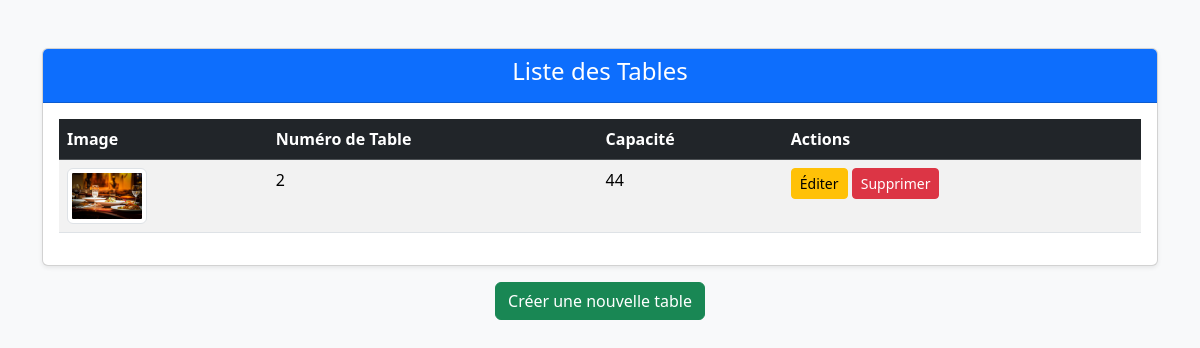
Page /liste_table/ on the committed database.
### myapp/models.py (models this page shows, shortened)
class Table(models.Model):
    numero = models.CharField(max_length=10 , unique=True)
    capacite = models.IntegerField()
    image = models.ImageField(upload_to='menu_images/', null=True, blank=True)

### myapp/views.py (the view)
# urls.py: path('liste_table/', views.list_table, name="liste_table"),
def list_table(request):
    tables = Table.objects.all()
    return render(request, 'list_table.html', {'tables': tables})

### myapp/templates/list_table.html (shortened to what this page needs)
<!DOCTYPE html>
<html lang="fr">
<head>
    <link href="https://cdn.jsdelivr.net/npm/bootstrap@5.3.2/dist/css/bootstrap.min.css" rel="stylesheet">
</head>
<body class="bg-light">
    <div class="container mt-5">
        <div class="card shadow-sm">
            <div class="card-header bg-primary text-white text-center">
                <h1 class="h4">Liste des Tables</h1>
            </div>
            <div class="card-body">
                <table class="table table-striped table-hover">
                    <thead class="table-dark">
                        <tr>
                            <th>Image</th>
                            <th>Numéro de Table</th>
                            <th>Capacité</th>
                            <th>Actions</th>
                        </tr>
                    </thead>
                    <tbody>
                        {% for table in tables %}
                        <tr>
                            <td>
                                {% if table.image %}
                                    <img src="{{ table.image.url }}" alt="Image de la table" class="img-thumbnail" width="80">
                                {% else %}
                                    <span class="text-muted">Aucune image</span>
                                {% endif %}
                            </td>
                            <td>{{ table.numero }}</td>
                            <td>{{ table.capacite }}</td>
                            <td>
                                <a href="{% url 'menu:edit_table' table.id %}" class="btn btn-warning btn-sm">Éditer</a>
                                <a href="{% url 'menu:delete_table' table.id %}" class="btn btn-danger btn-sm" onclick="return confirm('Voulez-vous vraiment supprimer cette table ?');">Supprimer</a>
                            </td>
                        </tr>
                        {% empty %}
                        <tr>
                            <td colspan="4" class="text-center text-muted">Aucune table n'a été créée pour le moment.</td>
                        </tr>
                        {% endfor %}
                    </tbody>
                </table>
            </div>
        </div>
        <div class="text-center mt-3">
            <a href="{% url 'menu:create_table' %}" class="btn btn-success">Créer une nouvelle table</a>
        </div>
    </div>
</body>
</html>

### rows in the picture
Table: image (picture), numero "2", capacite "44"
